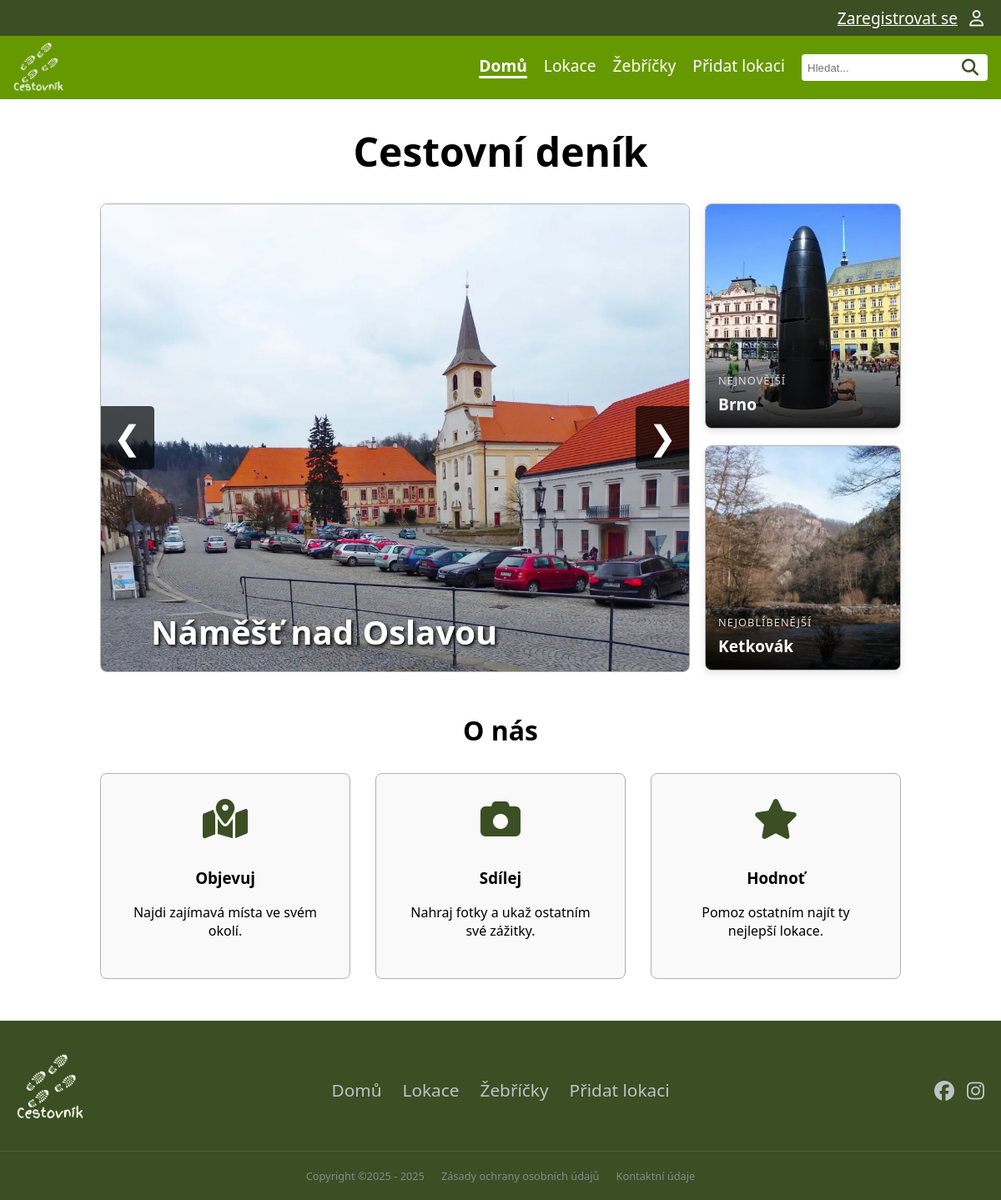
The page / on the database its author committed.
### tables this page shows
CREATE TABLE "photo"
(
    id          INTEGER
        primary key autoincrement,
    name        VARCHAR not null,
    alt_text    VARCHAR,
    url         VARCHAR not null,
    id_location INTEGER not null
        references location
            on delete cascade
);

CREATE TABLE "location"
(
    id                  INTEGER
        primary key autoincrement,
    name                VARCHAR                   not null,
    description         VARCHAR,
    date_location_added TEXT default current_date not null,
    id_user             INTEGER                   not null
        constraint location_user_id_fk
            references user
            on delete cascade,
    id_status           INTEGER                   not null
        constraint location_location_status_id_fk
            references location_status
);

### pages/home.py (the view)
@router.get("/", response_class=HTMLResponse)
async def landing_page(request: Request,svc: LocationService = Depends(locations_service)):
    random_locations = svc.get_five_random_locations()
    favorite_location = svc.get_most_favorite_location()
    newest_location = svc.get_newest_location()
    tpl = request.app.state.templates
    return tpl.TemplateResponse(
        "home.html",
        {
            "request": request,
            "title": "Cestovní deník",
            "random_locations": random_locations,
            "favorite_location": favorite_location,
            "newest_location": newest_location
        }
    )

### templates/home.html (shortened to what this page needs)
{% extends "base.html" %}
{% block head %}
    <link rel="stylesheet" href="{{ url_for('static', path='css/slider-home-page.css') }}">
    <link rel="stylesheet" href="{{ url_for('static', path='css/home-page-layout.css') }}">
{% endblock %}
{% block content %}
    <div class="landing-wrapper">
        <h1 class="main-title">Cestovní deník</h1>
        <div class="home-grid">
            <div class="location-slider">
                <div class="simple-slider">
                    {% for loc in random_locations %}
                        <div class="slide {% if loop.first %}active{% endif %}">
                            {% if loc['photo'] %}
                                <img src="/{{ loc['photo']['url'] }}" alt="{{ loc['name'] }}">
                            {% else %}
                                <img src="{{ url_for('static', path='img/web/noImage.webp') }}" alt="Bez fotky">
                            {% endif %}
                            <div class="slide-caption">
                                <a href="{{ url_for('location_detail', location_id=loc['id']) }}">
                                    <h2>{{ loc['name'] }}</h2>
                                </a>
                            </div>
                        </div>
                    {% endfor %}
                    <button type="button" class="slider-btn prev" onclick="changeSlide(-1)">❮</button>
                    <button type="button" class="slider-btn next" onclick="changeSlide(1)">❯</button>
                </div>
            </div>
            <div class="side-panel">
                <div class="side-box">
                    {% if newest_location %}
                        {% if newest_location['photo'] %}
                            <img src="/{{ newest_location['photo']['url'] }}" alt="Nejnovější">
                        {% else %}
                            <img src="{{ url_for('static', path='img/web/noImage.webp') }}" alt="Bez fotky">
                        {% endif %}
                        <div class="side-caption">
                            <span class="badge">Nejnovější</span>
                            <a href="{{ url_for('location_detail', location_id=newest_location['id']) }}">
                                <h3>{{ newest_location['name'] }}</h3>
                            </a>
                        </div>
                    {% endif %}
                </div>
                <div class="side-box">
                    {% if favorite_location %}
                        {% if favorite_location['photo'] %}
                            <img src="/{{ favorite_location['photo']['url'] }}" alt="Nejoblíbenější">
                        {% else %}
                            <img src="{{ url_for('static', path='img/web/noImage.webp') }}" alt="Bez fotky">
                        {% endif %}
                        <div class="side-caption">
                            <span class="badge">Nejoblíbenější</span>
                            <a href="{{ url_for('location_detail', location_id=favorite_location['id']) }}">
                                <h3>{{ favorite_location['name'] }}</h3>
                            </a>
                        </div>
                    {% endif %}
                </div>
            </div>
        </div>
        <h2 class="section-title">O nás</h2>
        <div class="about-grid">
            <div class="about-card">
                <i class="fa-solid fa-map-location-dot"></i>
                <h3>Objevuj</h3>
                <p>Najdi zajímavá místa ve svém okolí.</p>
            </div>
            <div class="about-card">
                <i class="fa-solid fa-camera"></i>
                <h3>Sdílej</h3>
                <p>Nahraj fotky a ukaž ostatním své zážitky.</p>
            </div>
            <div class="about-card">
                <i class="fa-solid fa-star"></i>
                <h3>Hodnoť</h3>
                <p>Pomoz ostatním najít ty nejlepší lokace.</p>
            </div>
        </div>
    </div>
{% endblock %}

### static/css/style.css (style rules this page uses)
:root { font-family: system-ui, -apple-system, Segoe UI, Roboto, sans-serif; --background-color: white; --text-color: black; --light-green-color: #669900; --dark-green-color: #3c4e23; --white-text-color: white; --neutral-gray-color: #afafaf; --shadow-gray-color: #c8c8c8; --star-gold-color: #ffc107; --google-red-color:#DB4437; font-size: 16px; }
html, body { margin:0; padding: 0; background: var(--background-color); }
body { display: flex; flex-direction: column; min-height: 100vh; }
h1 { font-size: 3em; text-align: center; }
button { cursor: pointer; }

### static/css/slider-home-page.css (style rules this page uses)
.simple-slider { position: relative; width: 100%; height: 100%; }
.slide { width: 100%; height: 100%; display: none !important; }
.slide.active { display: block !important; animation: fade 0.5s; }
.slide img { width: 100%; height: 100%; object-fit: cover; display: block; }
.slide-caption { position: absolute; bottom: 0; left: 0; width: 100%; padding: 40px 60px 20px 60px; box-sizing: border-box; z-index: 20; }
.slide-caption h2 { margin: 0; color: white; font-size: 2.5rem; font-weight: bold; text-shadow: 2px 2px 4px rgba(0, 0, 0, 1); }
.slide-caption a { text-decoration: none; }
.slider-btn { position: absolute; top: 50%; transform: translateY(-50%); z-index: 999; cursor: pointer; background: rgba(0, 0, 0, 0.7); color: white; border: none; padding: 15px; font-size: 2.5rem; }
.prev { left: 0; border-radius: 0 5px 5px 0; }
.next { right: 0; border-radius: 5px 0 0 5px; }

### static/css/home-page-layout.css (style rules this page uses)
.landing-wrapper { max-width: 80%; width: 100%; margin: 0 auto; padding-bottom: 50px; }
.main-title { text-align: center; margin: 30px 0; }
.home-grid { display: grid; grid-template-columns: 3fr 1fr; gap: 20px; height: 70vh; }
.location-slider { width: 100%; height: 100%; border-radius: 8px; overflow: hidden; position: relative; border: 1px solid var(--neutral-gray-color); }
.side-panel { display: flex; flex-direction: column; gap: 20px; height: 100%; }
.side-box { flex: 1; position: relative; border-radius: 8px; overflow: hidden; box-shadow: 0 4px 10px rgba(0,0,0,0.1); border: 1px solid var(--neutral-gray-color); }
.side-box img { width: 100%; height: 100%; object-fit: cover; transition: transform 0.3s; }
.side-caption { position: absolute; bottom: 0; left: 0; width: 100%; background: linear-gradient(to top, rgba(0,0,0,0.9), transparent); padding: 40px 15px 15px 15px; box-sizing: border-box; pointer-events: none; }
.side-caption a { pointer-events: auto; text-decoration: none; color: white; }
.side-caption h3 { margin: 5px 0 0 0; font-size: 1.2rem; }
.side-caption .badge { color: #ddd; font-size: 0.8rem; text-transform: uppercase; letter-spacing: 1px; }
.section-title { text-align: center; font-size: 2rem; margin: 50px 0 30px 0; }
.about-grid { display: grid; grid-template-columns: repeat(3, 1fr); gap: 30px; }
.about-card { background: #f9f9f9; padding: 30px; border-radius: 8px; text-align: center; border: 1px solid var(--neutral-gray-color); transition: transform 0.2s; }
.fa-map-location-dot, .fa-camera, .fa-star { color: var(--dark-green-color); }
.about-card i { font-size: 3rem; margin-bottom: 15px; }

### rows shown on the page
photo: photo (picture), name "Náměšť nad Oslavou"
photo: photo (picture)
location: name "Brno"
photo: photo (picture)
location: name "Ketkovák"
